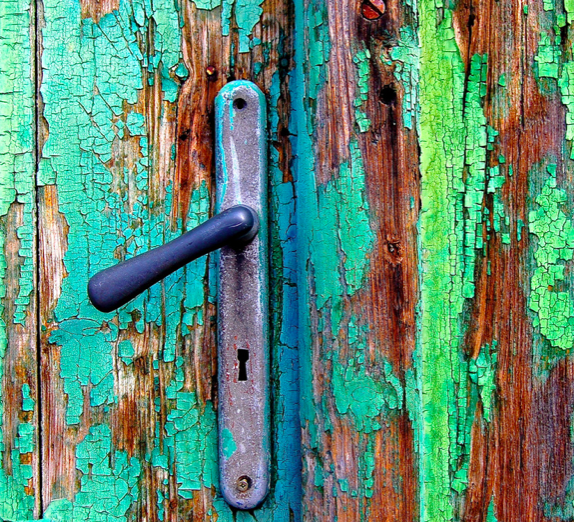
%> input picture clases/Cap06_Restauracion/matlab/puerta.png, 574 x 522 px, given in place of saturn.png, which was not available
$ octave IMG06_EjemploDeconvolution.m   (GNU Octave 9; MATLAB toolbox functions it lacks are replaced by stand-ins)
%> lines starting %> are read from the running program, lines starting %| are printed output that depends on the picture; pictures that were not available may be replaced by others from this repository, and a replacement may not be noted
close all
clear all
warning off
disp('                                 H*(u,v)');
disp(' Filro Inverso = W(u,v) = ---------------------');
disp('                          |H(u,v)|^2 + C/SNR^2');
disp(' ');
disp('SNR^2 = 1/(r^rho)                  r = sqrt(u^2+v^2)');

I = imread('saturn.png'); I = imresize(I,0.25);
%> further down, I is the input picture: size 522x574x3 uint8; mean R, G, B 93.7, 139.6, 117
%> after `I = imresize(I,0.25)`:
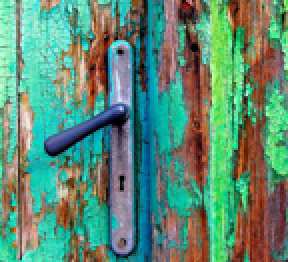
%> I: size 131x144x3 uint8 (shown 2 times larger); mean R, G, B 93.7, 139.6, 117
%I = imread('flor.png'); I = imresize(I,0.5);
F = rgb2gray(I);
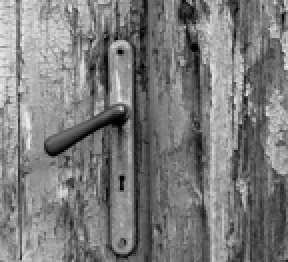
%> F: size 131x144 uint8 (shown 2 times larger); min 0, max 241, mean 123.3
figure(1)
imshow(F,[])
title('imagen original F')
F = double(F);
%> F: size 131x144 double
%> (the run ends here)

$ run again, on clases/Cap06_Restauracion/matlab/santiago.png
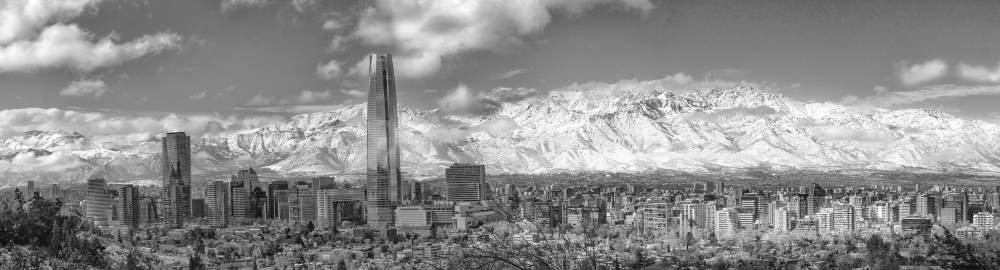
%> input picture clases/Cap06_Restauracion/matlab/santiago.png, 2000 x 540 px, given in place of saturn.png, which was not available (shown at 1/2 size)
%> I is the input picture: size 540x2000 uint8; min 3, max 255, mean 141
%> `I = imresize(I,0.25)`:
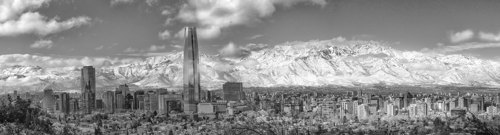
%> I: size 135x500 uint8; min 13, max 255, mean 141
